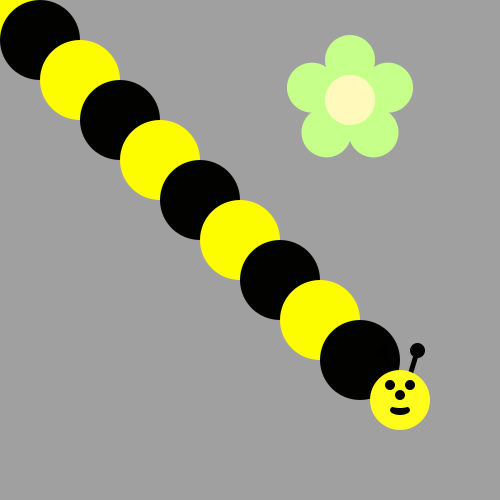
Frame 1 (no input)
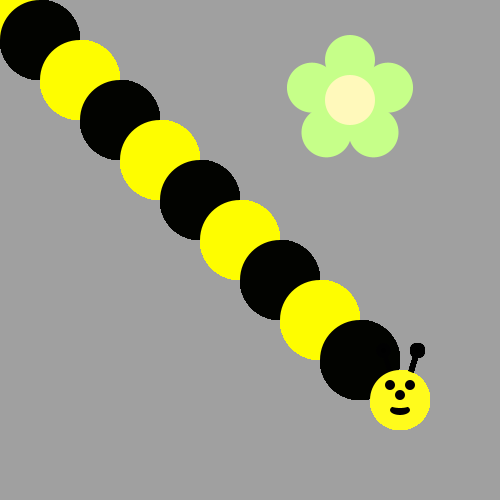
Frame 60 (the mouse pressed at the canvas centre just before this capture)
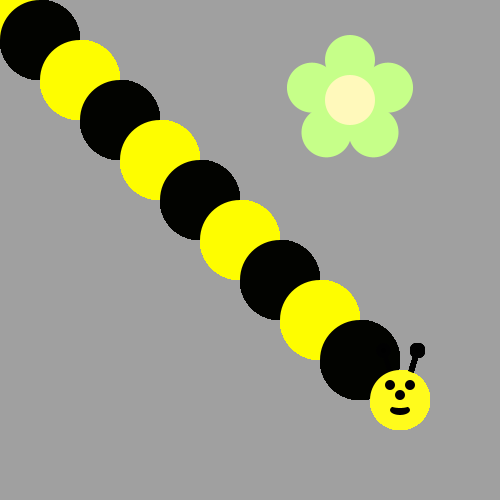
Frame 120 (the mouse held since frame 60 and released just before this capture)

The Processing sketch that drew these frames (run headless with seeded random() and noise(); from frame 60 on, the mouse is pressed at the canvas centre):

// Processing sketch: bumble_bee
// ── bumble_bee.pde
void draw() {
for( int i = 0; i < 10;i++ ){
if(i % 2 == 0 ){
  fill (254,253,0);
}else{
  fill (2,3,0);
}
  ellipse( 40 *i, 40 *i, 80, 80);
}
drawBeeFace(400,400);
}
void drawFlower(int x, int y) {
     noStroke();
     translate(x, y);
     // draw 5 petals, rotating after each one
     fill(#c6ff89);      // green
      for (int i = 0; i < 5; i++) {
           ellipse(0, -40, 50, 50);
          rotate(radians(72));
     }
     fill(#fff9bb); // light yellow
     ellipse(0, 0, 50, 50);
} 
void drawBeeFace(int BeeFaceX, int BeeFaceY) {
     
  noStroke();
     fill(0, 0, 0);
     stroke(1);
     strokeWeight(5);
     line(BeeFaceX-10, BeeFaceY-27, BeeFaceX-17, BeeFaceY-50);
     line(BeeFaceX+10, BeeFaceY-27, BeeFaceX+17, BeeFaceY-50);
     ellipse(BeeFaceX-17, BeeFaceY-50, 10, 10);
     ellipse(BeeFaceX+17, BeeFaceY-50, 10, 10);
     noStroke();
     fill(255, 251, 28);
     ellipse(BeeFaceX, BeeFaceY, 60, 60); // face
     fill(255, 237, 209);
     fill(0,0,0);
      ellipse(BeeFaceX-10, BeeFaceY-15, 10, 10); // eyes
     ellipse(BeeFaceX+10, BeeFaceY-15, 10, 10);
      ellipse(BeeFaceX, BeeFaceY-5, 10, 10); // nose
      ellipse(BeeFaceX, BeeFaceY+10, 20, 10);// mouth
     fill(255, 251, 28);
     ellipse(BeeFaceX, BeeFaceY+5, 20, 6);
}

void setup() {
     ellipseMode(CENTER);
     size(500, 500);
     background(160, 160, 160);
      drawFlower(350, 100);
}
